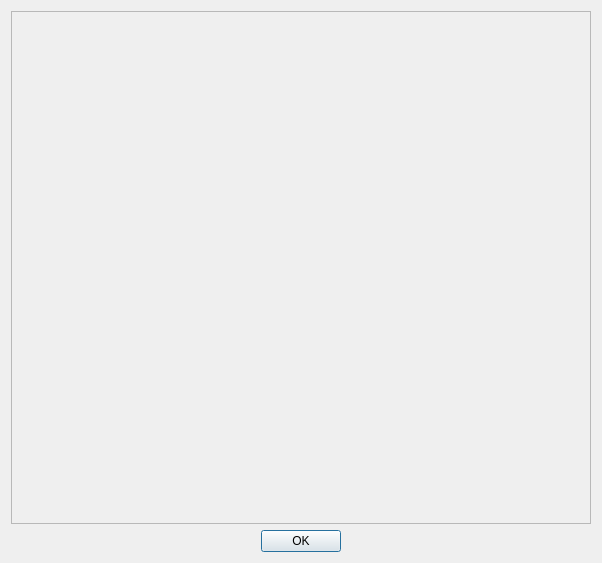
<?xml version="1.0" encoding="UTF-8"?>
<ui version="4.0">
 <author>Frank Büttner</author>
 <class>DlgGefahrensymbol</class>
 <widget class="QDialog" name="DlgGefahrensymbol">
  <property name="windowModality">
   <enum>Qt::WindowModal</enum>
  </property>
  <property name="geometry">
   <rect>
    <x>0</x>
    <y>0</y>
    <width>602</width>
    <height>563</height>
   </rect>
  </property>
  <property name="windowTitle">
   <string>Gefahrsymbol</string>
  </property>
  <property name="windowIcon">
   <iconset resource="../Resourcen.qrc">
    <normaloff>:/Bilder/Bilder/Sonstige/Gefahrtafel.svg</normaloff>:/Bilder/Bilder/Sonstige/Gefahrtafel.svg</iconset>
  </property>
  <layout class="QVBoxLayout" name="verticalLayout">
   <item>
    <widget class="QFrame" name="Symbolrahmen">
     <property name="frameShape">
      <enum>QFrame::StyledPanel</enum>
     </property>
     <property name="frameShadow">
      <enum>QFrame::Raised</enum>
     </property>
    </widget>
   </item>
   <item>
    <widget class="QDialogButtonBox" name="sbDiverse">
     <property name="orientation">
      <enum>Qt::Horizontal</enum>
     </property>
     <property name="standardButtons">
      <set>QDialogButtonBox::Ok</set>
     </property>
     <property name="centerButtons">
      <bool>true</bool>
     </property>
    </widget>
   </item>
  </layout>
 </widget>
 <resources>
  <include location="../Resourcen.qrc"/>
 </resources>
 <connections>
  <connection>
   <sender>sbDiverse</sender>
   <signal>accepted()</signal>
   <receiver>DlgGefahrensymbol</receiver>
   <slot>accept()</slot>
   <hints>
    <hint type="sourcelabel">
     <x>248</x>
     <y>254</y>
    </hint>
    <hint type="destinationlabel">
     <x>157</x>
     <y>274</y>
    </hint>
   </hints>
  </connection>
 </connections>
</ui>
